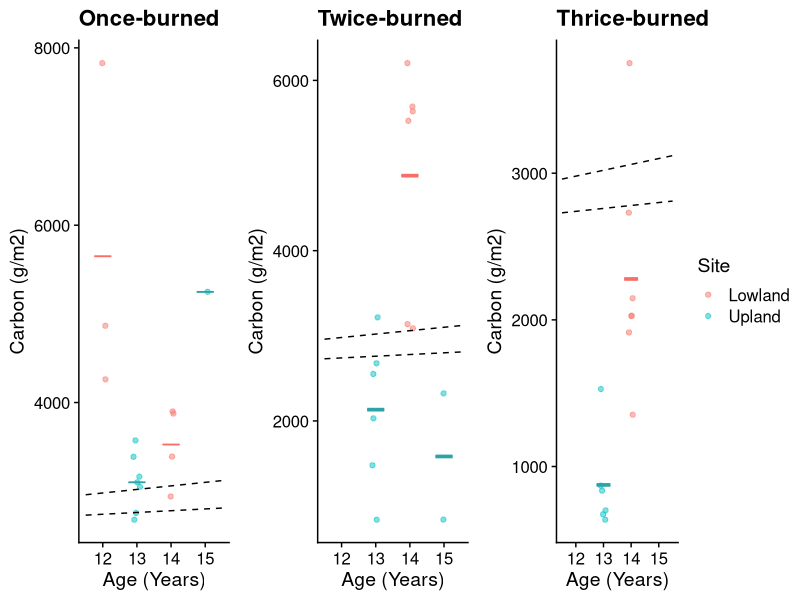
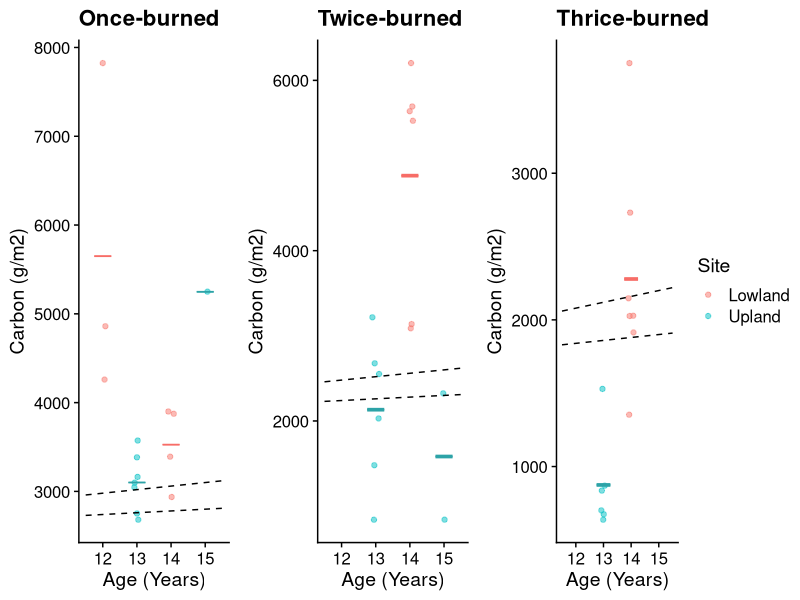

Source code (R) for these figures, in order:
# 

library(tidyverse)
library(here)
library(cowplot)
library(ggpubr)
theme_set(theme_cowplot())

# Start ##############################

data <- read.csv(here("data/output/soil_c.csv"))

# adding age
age <- read.csv(here("data/site_age.csv"))

age <- age %>%
  select(c(SITE, TREAT, PLOT, USE)) %>%
  rename(AGE = USE)

data <- merge(data, age, by = c("SITE", "TREAT", "PLOT"))

data <- data %>%
  filter(ORG_MIN == "O") %>%
  filter(TREAT != 0)

data$Site[data$SITE == "DALTON"] <- "Upland"
data$Site[data$SITE == "STEESE"] <- "Lowland"

## adding equations ###############
lowC <- function(x) 2500 + 20*x
highC <- function(x) 2500 + 40*x

test <- data.frame(c(11.5:16),
                   lowC(c(11.5:16)),
                   highC(c(11.5:16)))
colnames(test) <- c("AGE", "LowC", "HighC")
test <- test %>%
  pivot_longer(c(LowC, HighC), names_to = "EQ",
               values_to = "C_gm2")

# 1x fire ######################
data1 <- data %>%
  filter(TREAT == 1)

dataAVdalt1 <- data1 %>%
  filter(SITE == "DALTON") %>%
  group_by(AGE) %>%
  summarise(AV = mean(C_gm2))

dataAVstee1 <- data1 %>%
  filter(SITE == "STEESE") %>%
  group_by(AGE) %>%
  summarise(AV = mean(C_gm2))

## plot ###################
plot1 <-ggplot() + 
  geom_jitter(data1, mapping = aes(x = AGE, y = C_gm2, col = Site),
              alpha = 0.5, width = 0.1) +
  geom_crossbar(dataAVdalt1, mapping = aes(x = AGE, xmin = AGE, xmax = AGE,
                                      y = AV,  ymin = AV, ymax = AV),
                size = 0.25, col = "#2da3a7", width = .5) +
  geom_crossbar(dataAVstee1, mapping = aes(x = AGE, xmin = AGE, xmax = AGE,
                                          y = AV, ymin = AV, ymax = AV),
                size = 0.25, col = "#f76d67", width = .5) +
  geom_line(test, mapping =  aes(x = AGE, y = C_gm2, 
                                group = EQ), linetype = "dashed") + 
  labs(x = "Age (Years)", y = "Carbon (g/m2)", title = "Once-burned") + 
  theme(legend.position = "none")

# 2x fire ######################
data2 <- data %>%
  filter(TREAT == 2)

dataAVdalt2 <- data2 %>%
  filter(SITE == "DALTON") %>%
  group_by(AGE) %>%
  summarise(AV = mean(C_gm2))

dataAVstee2 <- data2 %>%
  filter(SITE == "STEESE") %>%
  group_by(AGE) %>%
  summarise(AV = mean(C_gm2))

## plot #####
plot2 <- ggplot() + 
  geom_jitter(data2, mapping = aes(x = AGE, y = C_gm2, col = Site),
              alpha = 0.5, width = 0.1) +
  geom_crossbar(dataAVdalt2, mapping = aes(x = AGE, xmin = AGE,
                                           y = AV, xmax = AGE, ymin = AV, ymax = AV),
                size = 0.5, col = "#2da3a7", width = .5) +
  geom_crossbar(dataAVstee2, mapping = aes(x = AGE, xmin = AGE,
                                           y = AV, xmax = AGE, ymin = AV, ymax = AV),
                size = 0.5, col = "#f76d67", width = .5) +
  geom_line(test, mapping =  aes(x = AGE, y = C_gm2, 
                                 group = EQ), linetype = "dashed") + 
  labs(x = "Age (Years)", y = "Carbon (g/m2)", title = "Twice-burned") +
  theme(legend.position = "none")

# 3x fire ######################
data3 <- data %>%
  filter(TREAT == 3)

dataAVdalt3 <- data3 %>%
  filter(SITE == "DALTON") %>%
  group_by(AGE) %>%
  summarise(AV = mean(C_gm2))

dataAVstee3 <- data3 %>%
  filter(SITE == "STEESE") %>%
  group_by(AGE) %>%
  summarise(AV = mean(C_gm2))

## plot ##########
plot3 <- ggplot() + 
  geom_jitter(data3, mapping = aes(x = AGE, y = C_gm2, col = Site),
              alpha = 0.5, width = 0.1) +
  geom_crossbar(dataAVdalt3, mapping = aes(x = AGE, xmin = AGE,
                                           y = AV, xmax = AGE, ymin = AV, ymax = AV),
                size = 0.5, col = "#2da3a7", width = .5) +
  geom_crossbar(dataAVstee3, mapping = aes(x = AGE, xmin = AGE,
                                           y = AV, xmax = AGE, ymin = AV, ymax = AV),
                size = 0.5, col="#f76d67", width = .5) +
  geom_line(test, mapping =  aes(x = AGE, y = C_gm2, 
                                 group = EQ), linetype = "dashed") + 
  labs(x = "Age (Years)", y = "Carbon (g/m2)", title = "Thrice-burned")

# Combine #############################

plot_grid(plot1, plot2, plot3, ncol = 3, rel_widths = c(1,1,1.35)) # 1000 by 300

  
# TEST of 20% loss ############################################

## 1x fire ######################
data1 <- data %>%
  filter(TREAT == 1)

dataAVdalt1 <- data1 %>%
  filter(SITE == "DALTON") %>%
  group_by(AGE) %>%
  summarise(AV = mean(C_gm2))

dataAVstee1 <- data1 %>%
  filter(SITE == "STEESE") %>%
  group_by(AGE) %>%
  summarise(AV = mean(C_gm2))

### plot ###################
plot1 <-ggplot() + 
  geom_jitter(data1, mapping = aes(x = AGE, y = C_gm2, col = Site),
              alpha = 0.5, width = 0.1) +
  geom_crossbar(dataAVdalt1, mapping = aes(x = AGE, xmin = AGE, xmax = AGE,
                                           y = AV,  ymin = AV, ymax = AV),
                size = 0.25, col = "#2da3a7", width = .5) +
  geom_crossbar(dataAVstee1, mapping = aes(x = AGE, xmin = AGE, xmax = AGE,
                                           y = AV, ymin = AV, ymax = AV),
                size = 0.25, col = "#f76d67", width = .5) +
  geom_line(test, mapping =  aes(x = AGE, y = C_gm2, 
                                 group = EQ), linetype = "dashed") + 
  labs(x = "Age (Years)", y = "Carbon (g/m2)", title = "Once-burned") + 
  theme(legend.position = "none")

## 2x fire ######################


lowC2 <- function(x) 2000 + 20*x
highC2 <- function(x) 2000 + 40*x

test2 <- data.frame(c(11.5:16),
                    lowC2(c(11.5:16)),
                    highC2(c(11.5:16)))
colnames(test2) <- c("AGE", "LowC", "HighC")
test2 <- test2 %>%
  pivot_longer(c(LowC, HighC), names_to = "EQ",
               values_to = "C_gm2")
data2 <- data %>%
  filter(TREAT == 2)

dataAVdalt2 <- data2 %>%
  filter(SITE == "DALTON") %>%
  group_by(AGE) %>%
  summarise(AV = mean(C_gm2))

dataAVstee2 <- data2 %>%
  filter(SITE == "STEESE") %>%
  group_by(AGE) %>%
  summarise(AV = mean(C_gm2))

### plot #####
plot2 <- ggplot() + 
  geom_jitter(data2, mapping = aes(x = AGE, y = C_gm2, col = Site),
              alpha = 0.5, width = 0.1) +
  geom_crossbar(dataAVdalt2, mapping = aes(x = AGE, xmin = AGE,
                                           y = AV, xmax = AGE, ymin = AV, ymax = AV),
                size = 0.5, col = "#2da3a7", width = .5) +
  geom_crossbar(dataAVstee2, mapping = aes(x = AGE, xmin = AGE,
                                           y = AV, xmax = AGE, ymin = AV, ymax = AV),
                size = 0.5, col = "#f76d67", width = .5) +
  geom_line(test2, mapping =  aes(x = AGE, y = C_gm2, 
                                  group = EQ), linetype = "dashed") + 
  labs(x = "Age (Years)", y = "Carbon (g/m2)", title = "Twice-burned") +
  theme(legend.position = "none")

## 3x fire ######################

lowC3 <- function(x) 1600 + 20*x
highC3 <- function(x) 1600 + 40*x

test3 <- data.frame(c(11.5:16),
                    lowC3(c(11.5:16)),
                    highC3(c(11.5:16)))
colnames(test3) <- c("AGE", "LowC", "HighC")
test3 <- test3 %>%
  pivot_longer(c(LowC, HighC), names_to = "EQ",
               values_to = "C_gm2")
data3 <- data %>%
  filter(TREAT == 3)

dataAVdalt3 <- data3 %>%
  filter(SITE == "DALTON") %>%
  group_by(AGE) %>%
  summarise(AV = mean(C_gm2))

dataAVstee3 <- data3 %>%
  filter(SITE == "STEESE") %>%
  group_by(AGE) %>%
  summarise(AV = mean(C_gm2))

### plot ##########
plot3 <- ggplot() + 
  geom_jitter(data3, mapping = aes(x = AGE, y = C_gm2, col = Site),
              alpha = 0.5, width = 0.1) +
  geom_crossbar(dataAVdalt3, mapping = aes(x = AGE, xmin = AGE,
                                           y = AV, xmax = AGE, ymin = AV, ymax = AV),
                size = 0.5, col = "#2da3a7", width = .5) +
  geom_crossbar(dataAVstee3, mapping = aes(x = AGE, xmin = AGE,
                                           y = AV, xmax = AGE, ymin = AV, ymax = AV),
                size = 0.5, col="#f76d67", width = .5) +
  geom_line(test3, mapping =  aes(x = AGE, y = C_gm2, 
                                  group = EQ), linetype = "dashed") + 
  labs(x = "Age (Years)", y = "Carbon (g/m2)", title = "Thrice-burned")

## Combine #############################

plot_grid(plot1, plot2, plot3, ncol = 3, rel_widths = c(1,1,1.35)) # 1000 by 300



